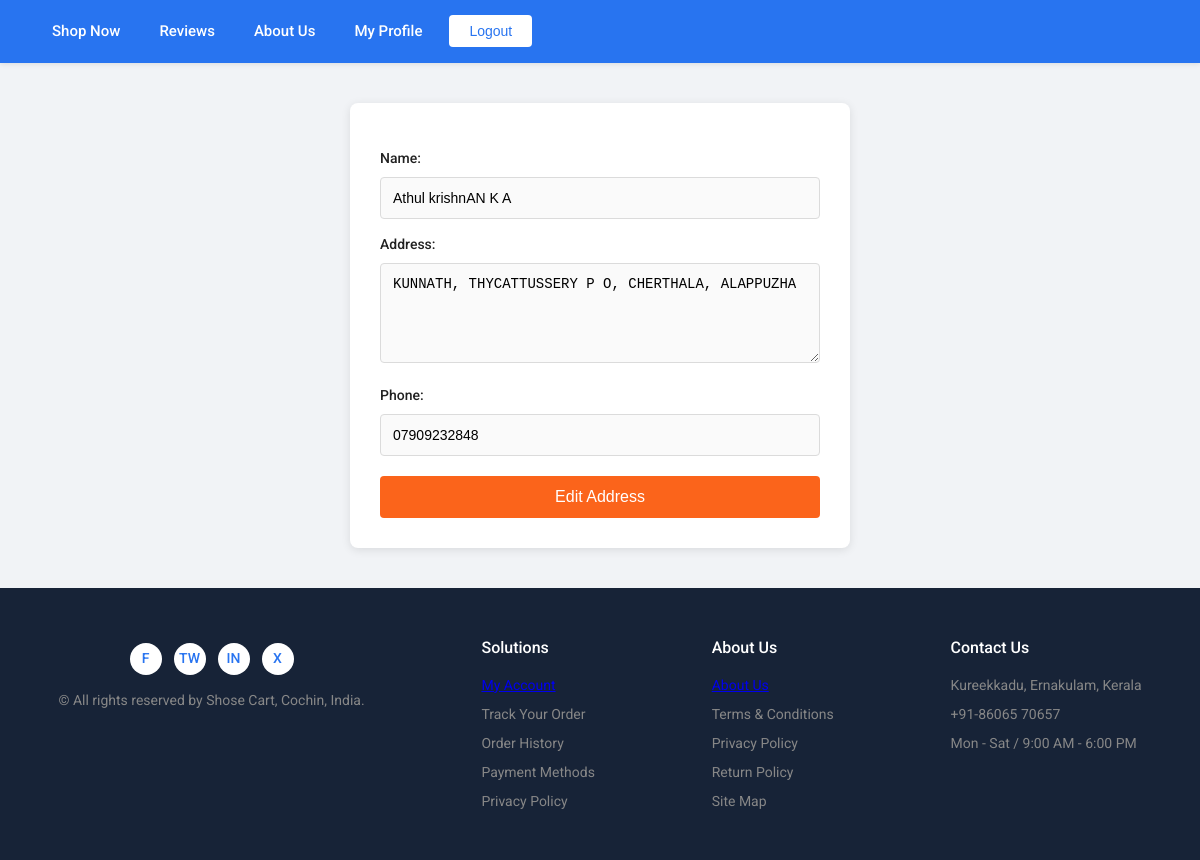
Screenshot of /profile/address/edit/1/ (signed in) with the database file from the repository.
### eapp/models.py (models this page shows)
class Address(models.Model):
    user = models.ForeignKey(User, on_delete=models.CASCADE)
    name=models.CharField(max_length=225)
    address=models.TextField()
    phone=models.CharField(max_length=12)

### eapp/views.py (the view, shortened to what this page needs)
# urls.py: path('profile/address/edit/<int:address_id>/', views.edit_address, name='edit_address'),
@login_required(login_url='userlogin')
def edit_address(request, address_id):
    address_obj = get_object_or_404(Address, id=address_id, user=request.user)
    return render(request, 'address_form.html', {
        'name': address_obj.name,
        'address': address_obj.address,
        'phone': address_obj.phone,
        'action': 'Edit'
    })

### templates/address_form.html (shortened to what this page needs)
{% extends 'base.html' %}
{% block content %}
<form method="POST">
    <label for="name">Name:</label>
    <input type="text" name="name" id="name" value="{{ name|default_if_none:'' }}" required>
    <label for="address">Address:</label>
    <textarea name="address" id="address" required>{{ address|default_if_none:'' }}</textarea>
    <label for="phone">Phone:</label>
    <input type="text" name="phone" id="phone" value="{{ phone|default_if_none:'' }}" maxlength="10" required>
    <button type="submit" class="btn">{{ action }} Address</button>
</form>
{% endblock %}

### templates/base.html (style rules this page uses)
* { margin: 0; padding: 0; box-sizing: border-box; }
body { font-family: 'Roboto', sans-serif; background-color: #f1f3f6; color: #212121; line-height: 1.5; }
form { background-color: white; max-width: 500px; margin: 40px auto; padding: 30px; border-radius: 8px; box-shadow: 0 2px 10px rgba(0, 0, 0, 0.1); }
label { display: block; margin-top: 15px; font-size: 14px; font-weight: 500; color: #212121; }
input, textarea, select { width: 100%; padding: 12px; margin-top: 8px; border: 1px solid #dbdbdb; border-radius: 4px; font-size: 14px; background-color: #fafafa; transition: border-color 0.2s; }
textarea { resize: vertical; min-height: 100px; }
.btn { background-color: #fb641b; color: white; padding: 12px; border: none; border-radius: 4px; cursor: pointer; width: 100%; font-size: 16px; font-weight: 500; margin-top: 20px; transition: background-color 0.2s; }

### rows the page displays
Address: name "Athul krishnAN K A", address "KUNNATH, THYCATTUSSERY P O, CHERTHALA, ALAPPUZHA", phone "07909232848"

### other values shown
{{ action }} "Edit"
